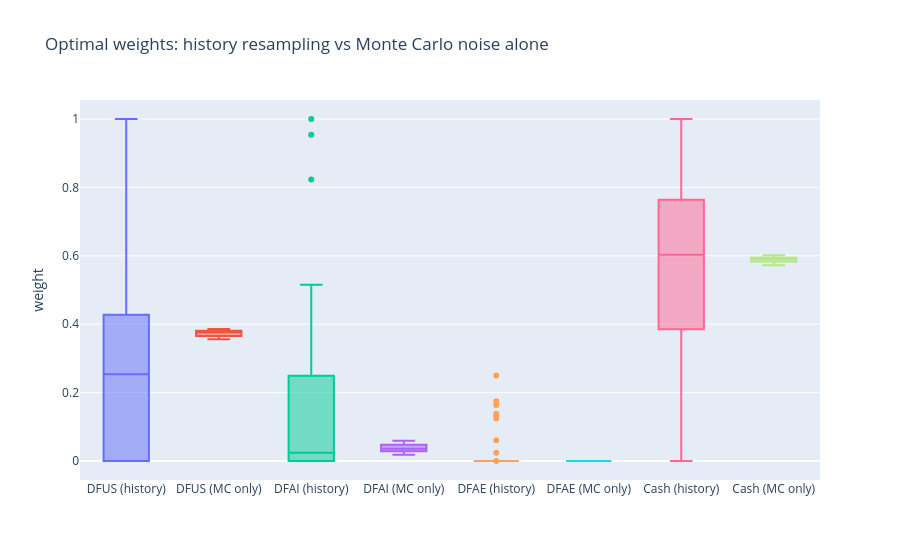

Notebook code for this chart:
### Markdown cell above
## (b) History resampling: estimation uncertainty

The whole input of the model is ~270 weeks of history; a different 5-year window would have given a different empirical distribution and a different allocation. To see how much, resample the history itself — a stationary block bootstrap of the historical weeks, same length, same block scheme (`scenario_market.resample_history`) — and push each replica through the full pipeline: projection → cash → entropy pooling → optimizer. $M$ = 50 replicas.

Two control choices:
- **A fixed judge.** Each replica's allocation is also scored on the unseen set of (a), built from the *observed* history: the CE *lost* to estimation error, measured on one common yardstick (paired comparison).
- **A Monte Carlo baseline.** The same pipeline on the *observed* history with fresh projection seeds only (20 runs): the spread that is pure SAA noise. The excess of (b) over it is estimation error.

Runtime: each replica projects 10,000 scenarios — exactly the rows its optimizer sees. Solver statuses are counted and reported: at one year CLARABEL needs a ladder of settings (see `scenario_market._CLARABEL_SETTINGS_LADDER`), and a replica that ends `optimal_inaccurate` is kept but flagged, one that fails is excluded and counted.

### Code cell
N_HISTORY_REPLICAS = 50
N_MC_BASELINE = 20
HISTORY_SEED_BASE = 10_000
PROJECTION_SEED_BASE = 20_000


def run_pipeline(history: np.ndarray, projection_seed: int) -> dict:
    scenarios, scenario_probabilities = market_distribution(projection_seed, N_OPTIMIZATION_SCENARIOS, history)
    solver_log = io.StringIO()
    try:
        with contextlib.redirect_stdout(solver_log):  # the optimizer prints; keep the loop quiet
            allocation = scenario_market.optimization_with_cvar_constrain(
                market_samples=scenarios,
                prices_vector=prices_with_cash,
                wealth=wealth,
                risk_tolerance=risk_tolerance,
                confidence_level=confidence_level,
                gamma=gamma_cvar,
                n_optimization_scenarios=N_OPTIMIZATION_SCENARIOS,
                probabilities=scenario_probabilities,
            )
    except RuntimeError:  # no settings rung found a solution: count it, do not hide it
        return {'status': 'failed'}
    in_sample = scenario_market.score_allocation(
        allocation, scenarios, wealth, risk_tolerance, confidence_level, scenario_probabilities
    )
    judged = scenario_market.score_allocation(
        allocation, unseen_samples, wealth, risk_tolerance, confidence_level, unseen_probabilities
    )
    return {
        'status': solver_log.getvalue().splitlines()[0].removeprefix('status: '),
        'weights': allocation.ravel() * prices_with_cash / wealth,
        'ce_own': in_sample.certainty_equivalent,  # CE the replica's optimizer reports to itself
        'ce_judged': judged.certainty_equivalent,  # CE of its weights under the observed-history judge
        'cvar_judged': judged.cvar,
    }


history_runs_all = [
    run_pipeline(scenario_market.resample_history(weekly_log_returns, mean_block_length, HISTORY_SEED_BASE + m),
                 PROJECTION_SEED_BASE + m)
    for m in range(N_HISTORY_REPLICAS)
]
mc_runs_all = [run_pipeline(weekly_log_returns, PROJECTION_SEED_BASE + m) for m in range(N_MC_BASELINE)]

for label, all_runs in [('history resampling', history_runs_all), ('MC baseline (observed history)', mc_runs_all)]:
    statuses = pd.Series([run['status'] for run in all_runs]).value_counts().to_dict()
    runs = [run for run in all_runs if run['status'] != 'failed']
    weights_matrix = np.array([run['weights'] for run in runs])
    print(f"\n{label}: {len(all_runs)} runs, solver status {statuses}")
    summary = pd.DataFrame(
        {'mean': weights_matrix.mean(axis=0), 'std': weights_matrix.std(axis=0, ddof=1),
         'p5': np.percentile(weights_matrix, 5, axis=0), 'p95': np.percentile(weights_matrix, 95, axis=0)},
        index=asset_names,
    )
    print(summary.round(3))
    for key, name in [('ce_own', 'CE, own scenarios'), ('ce_judged', 'CE, fixed judge'), ('cvar_judged', 'CVaR, fixed judge')]:
        values = np.array([run[key] for run in runs])
        print(f"{name:18s} mean {values.mean():,.0f}   std {values.std(ddof=1):,.0f}   "
              f"p5 {np.percentile(values, 5):,.0f}   p95 {np.percentile(values, 95):,.0f}")

history_runs = [run for run in history_runs_all if run['status'] != 'failed']
mc_runs = [run for run in mc_runs_all if run['status'] != 'failed']
judged_ce = np.array([run['ce_judged'] for run in history_runs])
print(f"\nCE lost to estimation error under the fixed judge (vs the observed-history optimum "
      f"{evaluation.unseen.certainty_equivalent:,.0f}): mean {evaluation.unseen.certainty_equivalent - judged_ce.mean():,.0f}")
print(f"replicas breaching the budget under the fixed judge: "
      f"{np.mean([run['cvar_judged'] > gamma_cvar * wealth for run in history_runs]):.0%}")

fig = go.Figure()
for column_index, name in enumerate(asset_names):
    fig.add_trace(go.Box(y=[run['weights'][column_index] for run in history_runs], name=f"{name} (history)"))
    fig.add_trace(go.Box(y=[run['weights'][column_index] for run in mc_runs], name=f"{name} (MC only)"))
fig.update_layout(title='Optimal weights: history resampling vs Monte Carlo noise alone', yaxis_title='weight', showlegend=False)
fig.show()

### Figure 1 — Plotly figure (JSON) as saved in the notebook; plotly's stock layout.template omitted (floating-point values rounded to 4 significant figures)
{"data": [{"name": "DFUS (history)", "type": "box", "y": [0.488, 0.4661, 3.489e-11, 0.8274, 0.2355, 0.1604, 0.06264, 0.1766, 4.42e-11, 0.3645, 0.6832, 2.975e-12, 1.196e-11, 0.5265, 0.0158, 8.14e-12, 0.513, 0.4316, 0.9759, 0.2077, 0.3209, 0.07393, 0.8274, 0.0717, 0.4239, 2.701e-11, 0.8874, 0.4007, 6.836e-12, 0.1267, 0.1397, 0.371, 1.593e-11, 7.153e-12, 1.0, 0.3895, 1.735e-12, 0.3349, 0.3146, 0.6615, 0.3928, 4.28e-11, 3.391e-11, 0.3349, 0.4278, 0.1899, 9.383e-12, 3.658e-12, 0.3856, 0.2721]}, {"name": "DFUS (MC only)", "type": "box", "y": [0.3588, 0.3838, 0.3667, 0.3763, 0.3634, 0.3827, 0.3767, 0.3616, 0.3735, 0.3728, 0.3813, 0.3753, 0.3809, 0.3859, 0.3763, 0.3802, 0.3793, 0.3787, 0.3562, 0.3636]}, {"name": "DFAI (history)", "type": "box", "y": [2.429e-12, 5.106e-12, 3.771e-11, 0.0158, 1.894e-11, 0.03312, 8.736e-11, 0.8234, 0.04736, 0.3414, 3.252e-12, 2.802e-10, 4.569e-11, 0.4735, 0.3705, 0.2507, 2.44e-12, 2.648e-11, 4.286e-11, 1.182e-11, 1.016e-10, 0.1104, 0.1726, 0.4558, 0.1907, 3.607e-12, 0.1062, 2.277e-12, 0.2037, 0.1098, 0.3272, 6.81e-12, 1.085e-11, 0.2652, 1.015e-10, 3.249e-12, 0.9538, 8.136e-11, 6.575e-12, 0.2485, 6.829e-11, 0.04264, 0.5152, 1.274e-11, 0.07937, 0.3832, 1.0, 0.2491, 3.932e-12, 0.1105]}, {"name": "DFAI (MC only)", "type": "box", "y": [0.05029, 0.03608, 0.05317, 0.02226, 0.04591, 0.01853, 0.03009, 0.0554, 0.02815, 0.04217, 0.0287, 0.03209, 0.02703, 0.03503, 0.0271, 0.03584, 0.03707, 0.04903, 0.05885, 0.04067]}, {"name": "DFAE (history)", "type": "box", "y": [1.979e-12, 2.559e-12, 6.772e-12, 2.742e-11, 3.902e-12, 2.425e-12, 1.721e-11, 4.519e-12, 2.381e-11, 1.053e-11, 2.52e-12, 0.1748, 4.481e-12, 1.345e-12, 4.416e-12, 0.132, 2.328e-12, 0.138, 1.033e-11, 0.0244, 0.1246, 0.1636, 2.941e-12, 1.953e-12, 2.123e-11, 3.839e-12, 1.794e-12, 3.036e-12, 5.161e-12, 2.04e-12, 0.06073, 3.288e-12, 8.047e-12, 7.634e-12, 1.497e-12, 1.484e-12, 2.238e-12, 4.241e-12, 2.633e-12, 3.469e-12, 7.584e-12, 1.369e-11, 4.741e-12, 0.2498, 8.1e-12, 1.287e-12, 3.735e-12, 7.393e-12, 8.615e-12, 7.899e-09]}, {"name": "DFAE (MC only)", "type": "box", "y": [5.268e-12, 3.505e-12, 5.379e-12, 4.577e-12, 3.159e-12, 3.993e-12, 5.142e-12, 6.467e-12, 5.282e-12, 3.46e-12, 5.246e-12, 3.836e-12, 4.407e-12, 5.599e-12, 5.363e-12, 5.992e-12, 2.26e-12, 3.396e-12, 3.776e-12, 6.339e-12]}, {"name": "Cash (history)", "type": "box", "y": [0.512, 0.5339, 1.0, 0.1568, 0.7645, 0.8065, 0.9374, 3.91e-09, 0.9526, 0.2941, 0.3168, 0.8252, 1.0, 1.068e-09, 0.6137, 0.6173, 0.487, 0.4304, 0.02407, 0.7679, 0.5546, 0.6521, 1.069e-09, 0.4725, 0.3853, 1.0, 0.006386, 0.5993, 0.7963, 0.7635, 0.4724, 0.629, 1.0, 0.7348, 1.405e-10, 0.6105, 0.04621, 0.6651, 0.6854, 0.09, 0.6072, 0.9574, 0.4848, 0.4153, 0.4929, 0.4269, 6.678e-10, 0.7509, 0.6144, 0.6174]}, {"name": "Cash (MC only)", "type": "box", "y": [0.5909, 0.5801, 0.5801, 0.6014, 0.5907, 0.5988, 0.5932, 0.583, 0.5984, 0.585, 0.59, 0.5926, 0.592, 0.5791, 0.5966, 0.584, 0.5837, 0.5722, 0.585, 0.5957]}], "layout": {"showlegend": false, "title": {"text": "Optimal weights: history resampling vs Monte Carlo noise alone"}, "yaxis": {"title": {"text": "weight"}}}}
